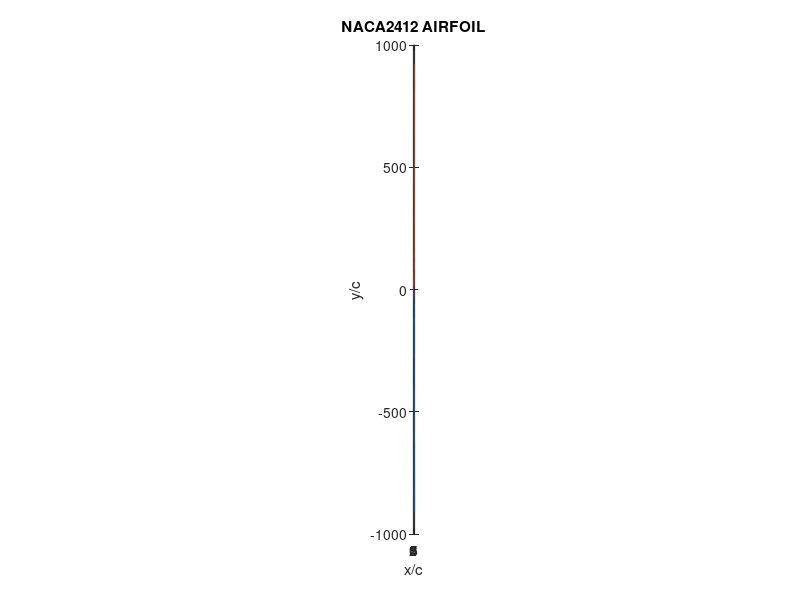

Write MATLAB code to recreate this figure.
%CODE TO PLOT AN AIRFOIL FOR NACA2412

c = input('what is your maximum camber: ');
m = input('what is the position of your maximum camber: ');
t = input('what is your maximum thickness ratio: ');
%% This is part one of the airfoil
xa = 0:0.001:m;
Y1 = (c ./ (m.^2)) .* ((2.*m.* xa) - (xa.^2)) ; %% camber line part one
y1 = 5.* t.*( (0.2969 .*sqrt(xa)) - (0.126.*xa) - (0.3516.*xa.^2) + (0.2843.*xa.^3)- (0.1015.*xa.^4) );
ya = Y1 + y1;
plot(xa,ya)

%% This is part two of the airfoil.
xb = m:0.001:1;
Y2 = (c ./ (1 -m)^2) .*(1 - (2.*m) + (2.*m.*xb) - (xb.^2) ) ; %% camber line part two
y1 = 5.* t.*( (0.2969 .*sqrt(xb)) - (0.126.*xb) - (0.3516.*xb.^2) + (0.2843.*xb.^3)- (0.1015.*xb.^4) );
yb = Y2 + y1;
plot(xb,yb)

%% This is part three of the airfoil
Y1 = (c ./ (m.^2)) .* ((2.*m.* xa) - (xa.^2)) ; %% camber line part one
y2 = -5.* t.*( (0.2969 .*sqrt(xa)) - (0.126.*xa) - (0.3516.*xa.^2) + (0.2843.*xa.^3)- (0.1015.*xa.^4) );
yc = Y1 + y2;
plot(xa,yc)

%% This is part four of the aerofoil
y2 = -5.* t.*( (0.2969 .*sqrt(xb)) - (0.126.*xb) - (0.3516.*xb.^2) + (0.2843.*xb.^3)- (0.1015.*xb.^4) );
Y2 = (c./ (1 -m)^2) .*(1 - (2.*m) + (2.*m.*xb) - (xb.^2) ) ; %% camber line part two
yd = y2 + Y2;
plot(xb,yd)

plot(xa,ya,xb,yb,xa,yc,xb,yd) %% this plots the whole airfoil in four parts

daspect([1 1 1])
grid('on') %% this turns on the grid
xlabel('x/c')
ylabel('y/c')
title('NACA2412 AIRFOIL')

% maximum camber = 0.02
% position of maximum camber = 0.4
% maximum thickness = 0.12

